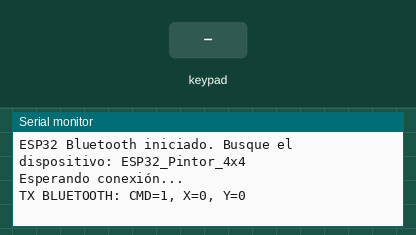
A sketch run on a simulated ESP32. Shown: the last lines printed to the serial monitor. The test bench sets the inputs (shaded band). Nothing arrives over Bluetooth unless stated.

Above: at 1.2 s.
1.3 s: key '=' pressed
At 2.2 s:
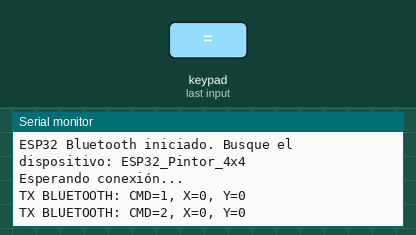
2.8 s: key '>' pressed
At 3.3 s:
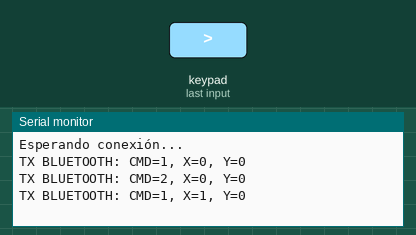

The sketch:

tec_esp_blu.ino
```cpp
#include <Keypad.h>
#include "BluetoothSerial.h"


// BLUETOOTH REAL
#if !defined(CONFIG_BT_ENABLED) || !defined(CONFIG_BLUEDROID_ENABLED)
#error Bluetooth is not enabled! Please run make menuconfig to enable it
#endif

// Crea el objeto Bluetooth Serial, el nombre aparecerá al buscar
BluetoothSerial SerialBT;
const char *DEVICE_NAME = "ESP32_Pintor_4x4";

// --- CONFIGURACIÓN TECLADO 4x4 ---
const byte ROWS = 4;
const byte COLS = 4;
char keys[ROWS][COLS] = {
  { '1', '^', '3', 'A' },
  { '<', '=', '>', 'B' },
  { '7', 'v', '9', 'C' },
  { '*', '0', '#', 'D' }
};
// PInes
uint8_t colPins[COLS] = { 4, 0, 2, 15 };
uint8_t rowPins[ROWS] = { 18, 5, 17, 16 };

Keypad keypad = Keypad(makeKeymap(keys), rowPins, colPins, ROWS, COLS);

// --- ESTADOS Y VARIABLES ---
const int MAX_SCREEN = 63;
const int MAX_PAL_X = 3;
const int MAX_PAL_Y = 3;

bool modoPaleta = false;
int cursor_x = 0;
int cursor_y = 0;
int saved_x = 0;
int saved_y = 0;

//  COMANDOS BINARIOS (Acordados con FPGA)
const byte CMD_NOP       = 0;
const byte CMD_MOVE      = 1;
const byte CMD_DRAW      = 2;
const byte CMD_GET_COLOR = 3;
const byte CMD_PAL_MODE  = 4;

// FUNCION PARA ENVIAR PAQUETES BINARIOS
void enviarPaquete(byte cmd, byte x, byte y) {
  // Header: 11000rrr (Bits 7 y 6 en 1 para sincronización)
  byte header = 0xC0 | (cmd & 0x07);

  // X e Y (6 bits de datos, Bits 7 y 6 en 0)
  byte data_x = x & 0x3F;
  byte data_y = y & 0x3F;

  // Enviar a través de Bluetooth Serial
  SerialBT.write(header);
  SerialBT.write(data_x);
  SerialBT.write(data_y);

  // Debugging serial:
  Serial.printf("TX BLUETOOTH: CMD=%d, X=%d, Y=%d\n", cmd, x, y);
}


// SETUP

void setup() {
  Serial.begin(115200);

  // Iniciar el módulo Bluetooth
  SerialBT.begin(DEVICE_NAME);
  Serial.printf("ESP32 Bluetooth iniciado. Busque el dispositivo: %s\n", DEVICE_NAME);
  Serial.println("Esperando conexión...");

  // Espera a que el módulo Bluetooth se conecte al HC-05 (o similar) de la FPGA

  // Enviar posición inicial
  enviarPaquete(CMD_MOVE, cursor_x, cursor_y);
}


// LOOP PRINCIPAL

void loop() {
  char key = keypad.getKey();
  if (!key) return;

  // --- 1. TECLA PARA ABRIR PALETA ('C') ---
  if (key == 'C' && !modoPaleta) {
    saved_x = cursor_x;
    saved_y = cursor_y;
    modoPaleta = true;
    cursor_x = 0;
    cursor_y = 0;
    enviarPaquete(CMD_PAL_MODE, cursor_x, cursor_y);
    return;
  }

  // --- 2. TECLA DE ACCIÓN (ENTER/=) ---
  if (key == '=') {
    if (!modoPaleta) {
      // MODO DIBUJO: PINTAR
      enviarPaquete(CMD_DRAW, cursor_x, cursor_y);
    } else {
      // MODO PALETA: SELECCIONAR COLOR Y SALIR
      enviarPaquete(CMD_GET_COLOR, cursor_x, cursor_y);
      // Restaurar estado
      modoPaleta = false;
      cursor_x = saved_x;
      cursor_y = saved_y;
      // Mover cursor visualmente de vuelta al dibujo
      enviarPaquete(CMD_MOVE, cursor_x, cursor_y);
    }
    return;
  }

  // --- 3. MOVIMIENTO (FLECHAS) ---
  int max_x = modoPaleta ? MAX_PAL_X : MAX_SCREEN;
  int max_y = modoPaleta ? MAX_PAL_Y : MAX_SCREEN;
  bool movio = false;

  if (key == '^') { if (cursor_y > 0) cursor_y--; movio = true; }
  if (key == 'v') { if (cursor_y < max_y) cursor_y++; movio = true; }
  if (key == '<') { if (cursor_x > 0) cursor_x--; movio = true; }
  if (key == '>') { if (cursor_x < max_x) cursor_x++; movio = true; }

  if (movio) {
    enviarPaquete(CMD_MOVE, cursor_x, cursor_y);
  }
}
```

Measured:
- after the input at 1.3 s, the serial monitor: prints a new line at once (image 1)
- after the input at 2.8 s, the serial monitor: prints a new line at once (image 2)
